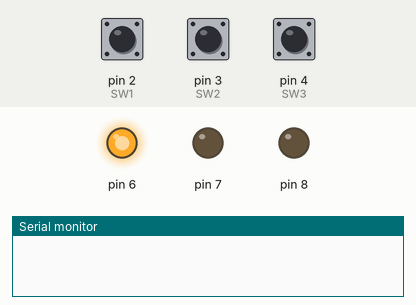
This sketch was run on a simulated Arduino Uno, built with avr-gcc and run on an emulated ATmega328P. On the bench: output pins drawn as LEDs (lit = HIGH), the last lines printed to the serial monitor. Inputs (shaded band) come from the test bench; at power-on: pin 2 (SW1) HIGH, pin 3 (SW2) HIGH, pin 4 (SW3) HIGH.

Above: at 1.2 s.
1.3 s: pin 2 (SW1) pulled LOW for 0.15 s
3.0 s: pin 3 (SW2) pulled LOW for 0.15 s
At 3.4 s:
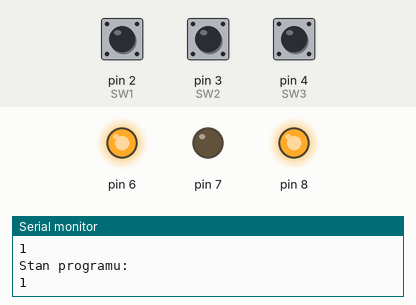
4.6 s: pin 4 (SW3) pulled LOW for 0.15 s
At 5.8 s:
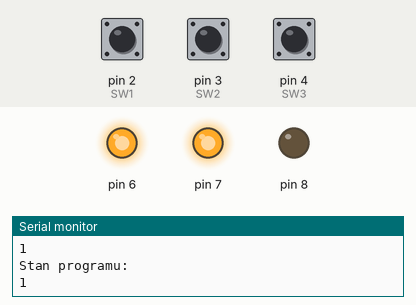
6.2 s: pin 2 (SW1) pulled LOW for 1 s
At 8.4 s:
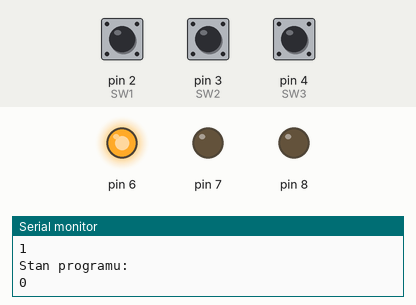
Timing chart, 0 to 9.7 s (numbered marks = the images above; inputs shaded):
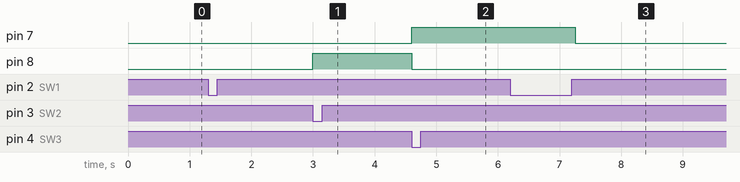

Measured:
- after the input at 3.0 s, pin 8: LOW → HIGH at once
- after the input at 4.6 s, pin 7: LOW → HIGH at once; pin 8: HIGH → LOW at once
- after the input at 6.2 s, pin 7: HIGH → LOW after 1.1 s

The sketch:

silnik.ino
```cpp
//Deklaracja przycisków
#define SW1 2
#define SW2 3
#define SW3 4

//Zmienne pomocnicze określające stan przycisku SW1
int SW1_state = HIGH;
int SW1_state_last = LOW;

//Pozostałe zmienne
long lastDebounceTime = 0;
long time = 50;
int i = 0;
int state = LOW;


void setup() {
  pinMode(SW1, INPUT_PULLUP);
  pinMode(SW2, INPUT_PULLUP);
  pinMode(SW3, INPUT_PULLUP);

  digitalWrite(SW1, HIGH);

  Serial.begin(9600);

  pinMode(6, OUTPUT);
  digitalWrite(6, HIGH);

  pinMode(7, OUTPUT);
  pinMode(8, OUTPUT);


}


 void loop()  {

   int button_read = digitalRead(SW1);

   if (button_read != SW1_state_last) {
        lastDebounceTime = millis();
    }

   if ((millis() - lastDebounceTime) > time) {
        if (button_read != SW1_state) {
            SW1_state = button_read;

            if (SW1_state == HIGH) {
                state = !state;
                if(state == 1 ) i++;
                Serial.println("Liczba wlaczeń programu:");
                Serial.println(i);
                Serial.println("Stan programu:");
                Serial.println(state);
            }

        }
        if(digitalRead(SW2) == LOW && state == 1) {
            digitalWrite(SW3,HIGH);
            digitalWrite(7, LOW);
            digitalWrite(8, HIGH);
        }
        if(digitalRead(SW3) == LOW && state == 1) {
            digitalWrite(SW2,HIGH);
            digitalWrite(7, HIGH);
            digitalWrite(8, LOW);
        }
        if(state == 0) {
           digitalWrite(7, LOW);
            digitalWrite(8, LOW);
     }
   }

    SW1_state_last = button_read;
}
```
